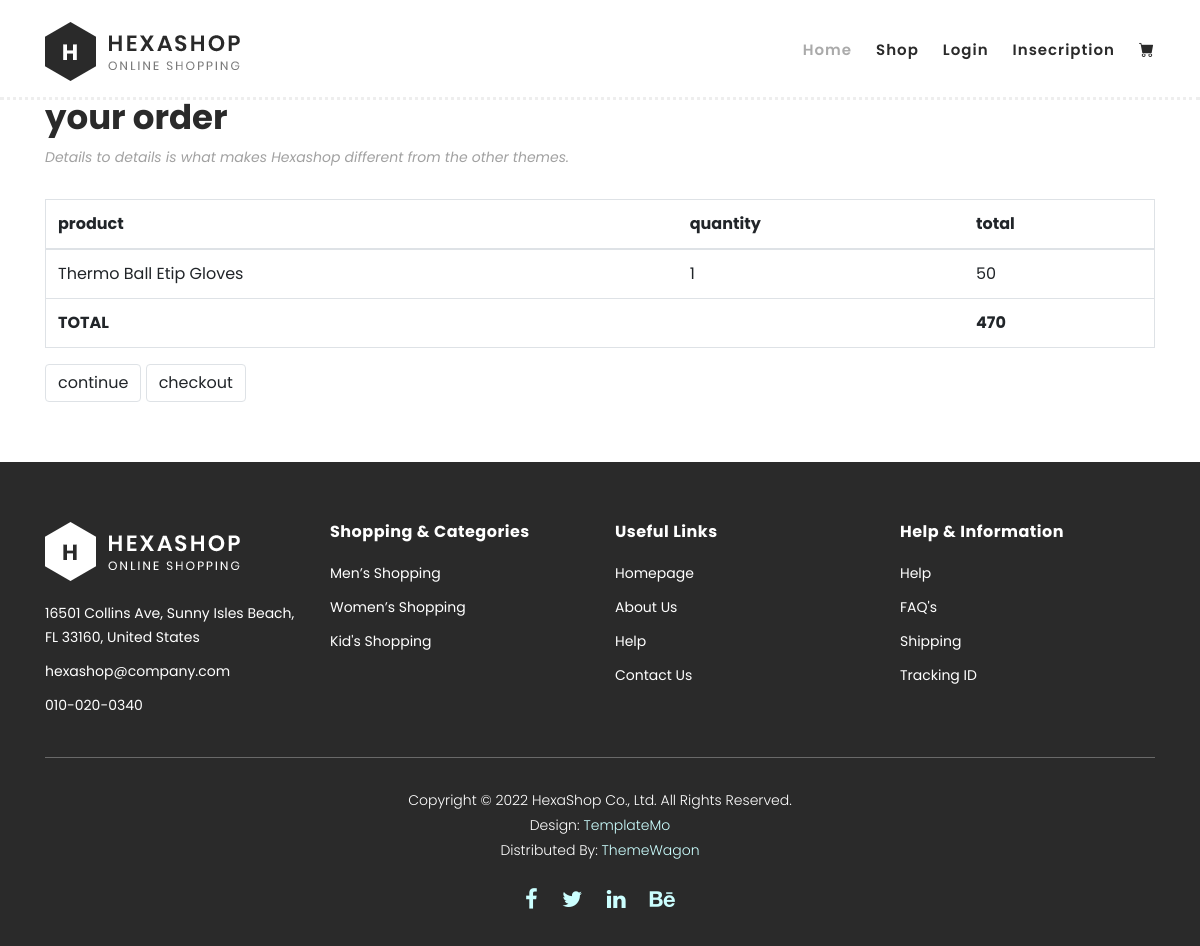
The page /affich.php?new_sale=24 on the database its author committed.
### tables this page shows
CREATE TABLE `orderlines` (
  `id` int(11) NOT NULL,
  `order_id` int(11) NOT NULL,
  `product_id` int(11) NOT NULL,
  `quantity` int(11) NOT NULL,
  `prix` double NOT NULL
);

CREATE TABLE `products` (
  `id` int(11) NOT NULL,
  `category_id` int(11) NOT NULL,
  `nom` varchar(50) NOT NULL,
  `couleur` varchar(50) NOT NULL,
  `size` varchar(50) NOT NULL,
  `genre` varchar(50) NOT NULL,
  `prix` double NOT NULL,
  `description` text NOT NULL,
  `image` varchar(50) DEFAULT NULL,
  `created_at` timestamp NOT NULL DEFAULT current_timestamp()
);

CREATE TABLE `orders` (
  `id` int(11) NOT NULL,
  `user_id` int(11) NOT NULL,
  `total` double DEFAULT NULL,
  `created_at` date NOT NULL DEFAULT current_timestamp()
);

### affich.php (called while the page is built, shortened)
<?php
$dbh = new PDO('mysql:host=localhost;dbname=eshop',
'root','');
$query2 = $dbh->prepare(' SELECT `nom`,`quantity`,(`products`.`prix`) as price,`total` FROM `orderlines`
INNER JOIN `products` ON `products`.`id`=`orderlines`.`product_id`
INNER JOIN `orders` on `orders`.`id`=`orderlines`.`order_id` WHERE `order_id` =? ');
$query2->execute([$_GET['new_sale']]);
$affichOrder=$query2->fetchAll();
include "checkout.phtml";

### checkout.phtml (the view, shortened to what this page needs)
<!DOCTYPE html>
<html lang="en">
  <head>
    <link rel="stylesheet" href="https://cdn.jsdelivr.net/npm/bootstrap-icons@1.7.2/font/bootstrap-icons.css">
    <link rel="stylesheet" href="https://cdn.jsdelivr.net/npm/bootstrap-icons@1.7.2/font/bootstrap-icons.css">
    <link rel="stylesheet" type="text/css" href="assets/css/bootstrap.min.css">
    <link rel="stylesheet" type="text/css" href="assets/css/font-awesome.css">
    <link rel="stylesheet" href="assets/css/templatemo-hexashop.css">
    <link rel="stylesheet" href="assets/css/owl-carousel.css">
    <link rel="stylesheet" href="assets/css/lightbox.css">
    </head>
    <body>
    <header class="header-area header-sticky">
        <div class="container">
            <div class="row">
                <div class="col-12">
                    <nav class="main-nav">
                        <a href="index.php" class="logo">
                            <img src="assets/images/logo.png">
                        </a>
                        <ul class="nav">
                            <li class="scroll-to-section"><a href="index.php" class="active">Home</a></li>
                            <li class="scroll-to-section"><a href="shop.php">shop</a></li>
                            <li class="scroll-to-section"><a href="#women">login</a></li>
                            <li class="scroll-to-section"><a href="#kids">insecription</a></li>
                            <li class="scroll-to-section"><a href="panier.phtml"><i class="bi bi-cart-fill"></i></a></li>
                        </ul>
                    </nav>
                </div>
            </div>
        </div>
    </header>
    <div class="subscribe">
        <div class="container">
            <div class="row">
                <div class="col-lg-12">
                    <div class="section-heading">
                        <h2>your order</h2>
                        <span>Details to details is what makes Hexashop different from the other themes.</span>
                    </div>
                <form id="contact-form" data-mode='ajout' class="is-hidden ">
                            <table class="table border">
                                <thead>
                                    <tr>
                                    <th scope="col">product</th>
                                    <th scope="col">quantity</th>
                                    <th scope="col">total</th>
                                    </tr>
                                </thead>
                                <tbody id="order">
                                <?php foreach($affichOrder as $order) : ?>
                                    <tr>
                                       <td><?= $order['nom'] ?></td>
                                       <td><?= $order['quantity'] ?></td>
                                       <td><?= $order['price'] * $order['quantity'] ?></td>
                                    <tr>
                                    <?php endforeach ;?>
                                    <tr>
                                        <td> <strong>TOTAL</strong></td>
                                        <td></td>
                                       <td><strong> <?= $order['total'] ?></strong>
                                        </td>
                                    </tr>
                                </tbody>
                            </table>
                </form>
                <a href="shop.php" class="btn border" id="continue">continue</a>
                <a href="#" class="btn  border" id="checkout">checkout</a>
                </div>
            </div>
        </div>
    </div>
    <footer>
        <div class="container">
            <div class="row">
                <div class="col-lg-3">
                    <div class="first-item">
                        <div class="logo">
                            <img src="assets/images/white-logo.png" alt="hexashop ecommerce templatemo">
                        </div>
                        <ul>
                            <li><a href="#">16501 Collins Ave, Sunny Isles Beach, FL 33160, United States</a></li>
                            <li><a href="#">hexashop@company.com</a></li>
                            <li><a href="#">010-020-0340</a></li>
                        </ul>
                    </div>
                </div>
                <div class="col-lg-3">
                    <h4>Shopping &amp; Categories</h4>
                    <ul>
                        <li><a href="#">Men’s Shopping</a></li>
                        <li><a href="#">Women’s Shopping</a></li>
                        <li><a href="#">Kid's Shopping</a></li>
                    </ul>
                </div>
                <div class="col-lg-3">
                    <h4>Useful Links</h4>
                    <ul>
                        <li><a href="#">Homepage</a></li>
                        <li><a href="#">About Us</a></li>
                        <li><a href="#">Help</a></li>
                        <li><a href="#">Contact Us</a></li>
                    </ul>
                </div>
                <div class="col-lg-3">
                    <h4>Help &amp; Information</h4>
                    <ul>
                        <li><a href="#">Help</a></li>
                        <li><a href="#">FAQ's</a></li>
                        <li><a href="#">Shipping</a></li>
                        <li><a href="#">Tracking ID</a></li>
                    </ul>
                </div>
                <div class="col-lg-12">
                    <div class="under-footer">
                        <p>Copyright © 2022 HexaShop Co., Ltd. All Rights Reserved.
                        <br>Design: <a href="https://templatemo.com" target="_parent" title="free css templates">TemplateMo</a>
                        <br>Distributed By: <a href="https://themewagon.com" target="_blank" title="free & premium responsive templates">ThemeWagon</a></p>
                        <ul>
                            <li><a href="#"><i class="fa fa-facebook"></i></a></li>
                            <li><a href="#"><i class="fa fa-twitter"></i></a></li>
                            <li><a href="#"><i class="fa fa-linkedin"></i></a></li>
                            <li><a href="#"><i class="fa fa-behance"></i></a></li>
                        </ul>
                    </div>
                </div>
            </div>
        </div>
    </footer>
  </body>
</html>

### assets/css/templatemo-hexashop.css (style rules this page uses)
html, body, div, span, applet, object, iframe, h1, h2, h3, h4, h5, h6, p, blockquote, div pre, a, abbr, acronym, address, big, cite, code, del, dfn, em, font, img, ins, kbd, q, s, samp, small, strike, strong, sub, sup, tt, var, b, u, i, center, dl, dt, dd, ol, ul, li, figure, header, nav, section, article, aside, footer, figcaption { margin: 0; padding: 0; border: 0; outline: 0; }
ul, li { padding: 0; margin: 0; list-style: none; }
header, nav, section, article, aside, footer, hgroup { display: block; }
* { box-sizing: border-box; }
html, body { font-family: 'Poppins', sans-serif; font-weight: 400; background-color: #fff; font-size: 16px; -ms-text-size-adjust: 100%; -webkit-font-smoothing: antialiased; -moz-osx-font-smoothing: grayscale; }
a { text-decoration: none !important; }
h1, h2, h3, h4, h5, h6 { margin-top: 0px; margin-bottom: 0px; }
ul { margin-bottom: 0px; }
p { font-size: 14px; line-height: 25px; color: #2a2a2a; }
html, body { background: #fff; font-family: 'Poppins', sans-serif; }
.section-heading h2 { font-size: 34px; font-weight: 700; color: #2a2a2a; }
.section-heading span { font-size: 14px; color: #a1a1a1; font-style: italic; font-weight: 400; }
.header-area { border-bottom: 3px dotted #eee; box-shadow: none; background-color: #fff; position: absolute; top: 0px; left: 0px; right: 0px; z-index: 100; height: 100px; -webkit-transition: all .5s ease 0s; -moz-transition: all .5s ease 0s; -o-transition: all .5s ease 0s; transition: all .5s ease 0s; }
.header-area .main-nav { min-height: 80px; background: transparent; }
.header-area .main-nav .logo { line-height: 100px; color: #fff; font-size: 28px; font-weight: 700; text-transform: uppercase; letter-spacing: 2px; float: left; -webkit-transition: all 0.3s ease 0s; -moz-transition: all 0.3s ease 0s; -o-transition: all 0.3s ease 0s; transition: all 0.3s ease 0s; }
.header-area .main-nav .nav { float: right; margin-top: 30px; margin-right: 0px; background-color: transparent; -webkit-transition: all 0.3s ease 0s; -moz-transition: all 0.3s ease 0s; -o-transition: all 0.3s ease 0s; transition: all 0.3s ease 0s; position: relative; z-index: 999; }
.header-area .main-nav .nav li { padding-left: 15px; padding-right: 15px; }
.header-area .main-nav .nav li:last-child { padding-right: 0px; }
.header-area .main-nav .nav li a { display: block; font-weight: 600; font-size: 15px; color: #2a2a2a; text-transform: capitalize; -webkit-transition: all 0.3s ease 0s; -moz-transition: all 0.3s ease 0s; -o-transition: all 0.3s ease 0s; transition: all 0.3s ease 0s; height: 40px; line-height: 40px; border: transparent; letter-spacing: 1px; }
.header-area .main-nav .nav li a { color: #2a2a2a; }
.header-area .main-nav .nav li:hover a, .header-area .main-nav .nav li a.active { color: #aaa!important; }
.header-area.header-sticky { min-height: 80px; }
.header-area .nav { margin-top: 30px; }
.header-area.header-sticky .nav li a.active { color: #aaa; }
@media (max-width: 1200px) { .header-area .main-nav .nav li { padding-left: 12px; padding-right: 12px; } }
@media (max-width: 1200px) { .header-area .main-nav:before { display: none; } }
@media (min-width: 767px) { .header-area .main-nav .nav { display: flex !important; } }
.subscribe { margin-top: 90px; }
.subscribe .section-heading { margin-bottom: 30px; }
.subscribe .section-heading h2 { line-height: 55px; }
footer { margin-top: 60px; padding: 60px 0px 30px 0px; background-color: #2a2a2a; }
footer .logo { margin-bottom: 20px; }
footer ul li { display: block; margin-bottom: 10px; }
footer ul li a { font-size: 14px; color: #fff; transition: all .3s; }
footer h4 { letter-spacing: 0.5px; font-size: 16px; color: #fff; font-weight: 700; margin-bottom: 20px; }
footer .under-footer { margin-top: 30px; padding-top: 30px; text-align: center; border-top: 1px solid rgba(250,250,250,0.3); }
footer .under-footer ul { margin-top: 20px; }
footer .under-footer ul li { display: inline-block; margin: 0px 10px; }
footer .under-footer ul li a { font-size: 22px; }
footer .under-footer p { color: #fff; font-size: 14px; font-weight: 300; }
footer .under-footer a { color: #cff; }

### rows shown on the page
orderlines: product.nom "Thermo Ball Etip Gloves", quantity "1", $order['price']*$order['quantity'] "50", order.total "470"
